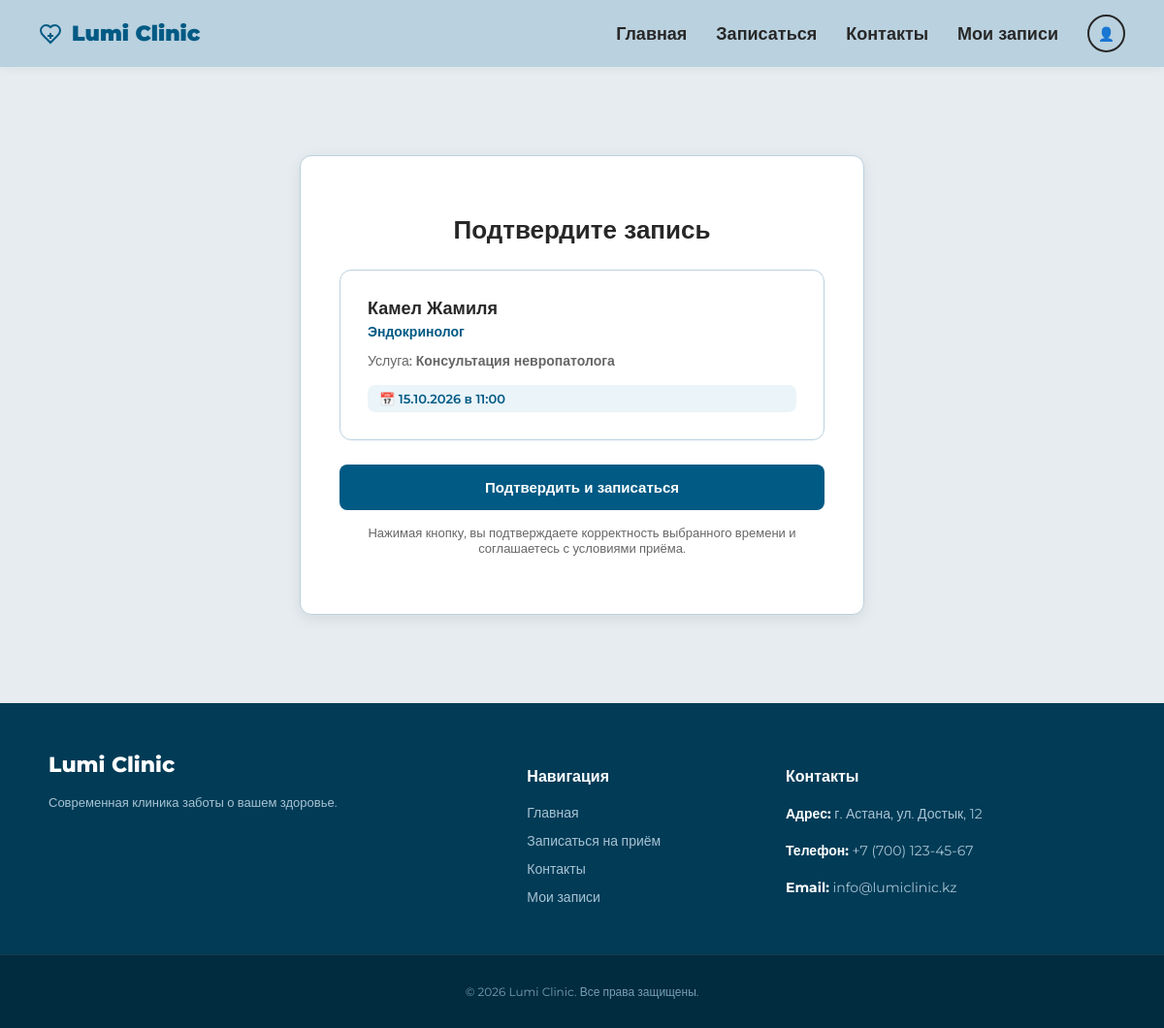
The page /booking/confirm/2/2/ on the database its author committed.
### booking/models.py (models this page shows, shortened)
class Doctor(models.Model):
    name = models.CharField(max_length=100)
    specialty = models.CharField(max_length=100)

class Service(models.Model):
    doctor = models.ForeignKey(
        Doctor,
        null=True,
        blank=True,
        on_delete=models.CASCADE
    )
    name = models.CharField(max_length=150)
    duration = models.PositiveIntegerField()

class Slot(models.Model):
    doctor = models.ForeignKey(
        Doctor,
        on_delete=models.CASCADE
    )
    date = models.DateField()
    time = models.TimeField()
    is_available = models.BooleanField(default=True)

### booking/views.py (the view, shortened to what this page needs)
# urls.py: path('booking/confirm/<int:slot_id>/<int:service_id>/', views.booking_confirm_view, name='booking_confirm'),
def booking_confirm_view(request, slot_id, service_id):
  slot = get_object_or_404(Slot, id=slot_id)
  service = (
      get_object_or_404(Service, id=service_id)
      if service_id and service_id != 0
      else None
  )
  doctor = slot.doctor
  context = {
      'slot': slot,
      'service': service,
      'doctor': doctor,
  }
  return render(request, 'booking/booking_confirm.html', context)

### booking/templates/booking/booking_confirm.html (shortened to what this page needs)
{% extends "booking/base.html" %}
{% load static %}
{% block extra_css %}
<link rel="stylesheet" href="{% static 'css/appointments.css' %}?v=2.4">
{% endblock %}
{% block content %}
<div class="appointments-container" style="max-width: 650px; justify-content: center; min-height: 72vh; font-family: 'Montserrat', sans-serif;">
    <div class="empty" style="text-align: left; margin: auto; width: 100%; font-family: 'Montserrat', sans-serif;">
        <h1 style="text-align: center; margin-top: 0; margin-bottom: 25px; font-size: 26px; font-family: 'Montserrat', sans-serif;">Подтвердите запись</h1>
        <div class="appointment-card" style="cursor: default; margin-bottom: 25px; box-shadow: none; border: 1px solid var(--light-blue); font-family: 'Montserrat', sans-serif;">
            <div class="doctor" style="font-family: 'Montserrat', sans-serif;">{{ doctor.name }}</div>
            <div class="specialty" style="font-family: 'Montserrat', sans-serif;">{{ doctor.specialty }}</div>
            {% if service %}
                <div class="service" style="font-family: 'Montserrat', sans-serif;">Услуга: <strong>{{ service.name }}</strong></div>
            {% endif %}
            <div class="date" style="font-family: 'Montserrat', sans-serif;">📅 {{ slot.date|date:"d.m.Y" }} в {{ slot.time|time:"H:i" }}</div>
        </div>
        <form method="POST">
            <button type="submit" style="width: 100%; padding: 14px; background: var(--primary); color: var(--white); border: none; border-radius: var(--radius-sm); font-weight: 700; font-size: 15px; cursor: pointer; transition: background 0.2s; font-family: 'Montserrat', sans-serif;">
                Подтвердить и записаться
            </button>
        </form>
        <p style="margin-top: 15px; font-size: 13px; color: var(--dark-gray); text-align: center; font-family: 'Montserrat', sans-serif;">
            Нажимая кнопку, вы подтверждаете корректность выбранного времени и соглашаетесь с условиями приёма.
        </p>
    </div>
</div>
{% endblock %}

### static/css/base.css (style rules this page uses)
:root { --base-primary: #015A84; --base-light-blue: #BAD1DF; --base-bg-color: #E6ECEF; --base-text-dark: #272727; --base-white: #FFFFFF; }
body { margin: 0; font-family: 'Montserrat', sans-serif; background-color: var(--base-bg-color); color: var(--base-text-dark); display: flex; flex-direction: column; min-height: 100vh; }

### static/css/appointments.css (style rules this page uses)
:root { --primary: #015A84; --light-blue: #BAD1DF; --bg-color: #E6ECEF; --white: #FFFFFF; --black: #272727; --dark-gray: #666666; --light-gray: #E0E0E0; --danger: #D93838; --danger-bg: #FDF2F2; --radius-sm: 8px; --radius-md: 12px; --shadow: 0 4px 15px rgba(0, 0, 0, 0.08); }
html, body { height: 100%; }
body { display: flex; flex-direction: column; background-color: var(--bg-color); margin: 0; font-family: 'Montserrat', sans-serif; }
.appointments-container { max-width: 1000px; width: 100%; margin: 40px auto; padding: 0 20px; flex: 1; display: flex; flex-direction: column; min-height: 72vh; }
.appointments-container h1 { color: var(--black); margin-bottom: 30px; text-align: center; font-size: 28px; font-weight: 700; }
.appointment-card { background: var(--white); padding: 28px; border-radius: var(--radius-md); border: 1.5px solid var(--light-blue); cursor: pointer; transition: all 0.2s ease; box-shadow: var(--shadow); display: flex; flex-direction: column; justify-content: space-between; }
.doctor { font-size: 18px; font-weight: 700; color: var(--black); }
.specialty { color: var(--primary); font-weight: 600; font-size: 14px; margin-top: 4px; }
.date { margin-top: 16px; background: #EAF4F9; color: var(--primary); padding: 6px 12px; border-radius: var(--radius-sm); display: inline-block; font-weight: 600; font-size: 13px; }
.service { margin-top: 12px; color: var(--dark-gray); font-size: 14px; font-weight: 500; }
.empty { background: var(--white); padding: 60px 40px; border-radius: var(--radius-md); border: 1.5px solid var(--light-blue); text-align: center; box-shadow: var(--shadow); margin: auto; max-width: 500px; width: 100%; }
.empty p { color: var(--dark-gray); font-size: 16px; margin: 0; }

### rows shown on the page
Doctor: name "Камел Жамиля", specialty "Эндокринолог"
Service: name "Консультация невропатолога"
Slot: date "15.10.2026", time "11:00"
